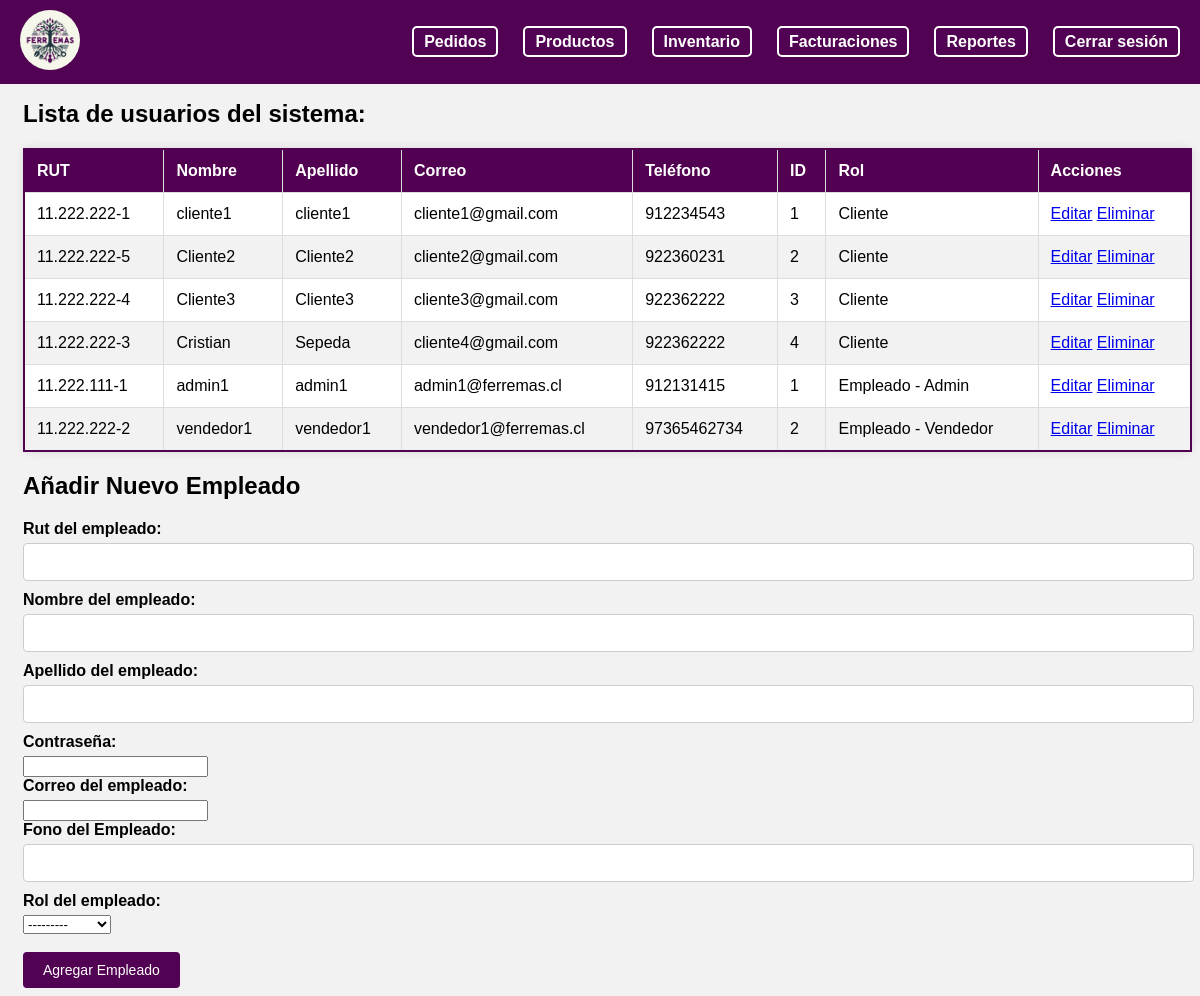
Page /adm_usuarios/ (signed in) on the earlier database version.
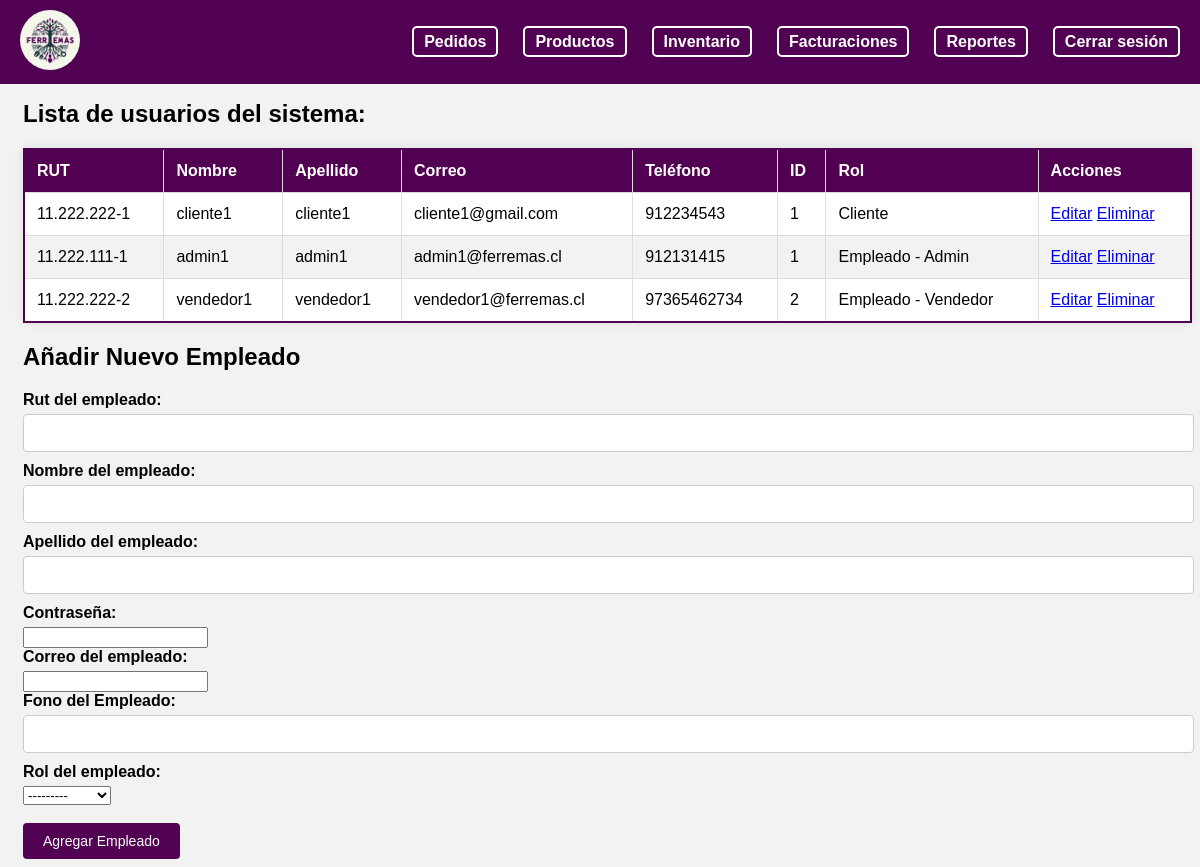
Same page on the later database version.
### myapp/models.py (models this page shows, shortened)
class Cliente(models.Model):
    cli_id = models.AutoField(primary_key=True)
    cli_rut= models.CharField(max_length=12, null=False, unique=True)
    cli_name = models.CharField(max_length=15, null=False)
    cli_lastname = models.CharField(max_length=20, null=False)
    cli_password = models.CharField(max_length=20, null=False)
    cli_mail = models.EmailField(null=False)
    cli_fono = models.IntegerField(null=False)
    rol = models.ForeignKey(Rol, on_delete=models.CASCADE)

class Rol(models.Model):
    rol_id = models.CharField(max_length=3, primary_key=True)
    rol_description = models.CharField(max_length=12)
    def __str__(self):
        return self.rol_description

class Empleado(models.Model):
    emp_id = models.AutoField(primary_key=True)
    emp_rut= models.CharField(max_length=12, null=False, unique=True)
    emp_name = models.CharField(max_length=15, null=False)
    emp_lastname = models.CharField(max_length=20, null=False)
    emp_password = models.CharField(max_length=20, null=False)
    emp_mail = models.EmailField(null=False)
    emp_fono = models.IntegerField(null=False)
    rol = models.ForeignKey(Rol, on_delete=models.CASCADE)
    def __str__(self):
        return self.rol.rol_id +' - '+ self.emp_name +' '+ self.emp_lastname

### myapp/views.py (the view)
# urls.py: path('adm_usuarios/', views.adm_usuarios, name='adm_usuarios'),
def adm_usuarios(request):
    try:
        empleado = Empleado.objects.get(emp_id=request.session['user_id'])
        print("Empleado ID from session:", request.session.get('user_id'))
        print("Empleado Profile for current user:", empleado)
    except Empleado.DoesNotExist:
        return JsonResponse({'error': 'Empleado no encontrado'})
    clientes = Cliente.objects.all()
    empleados = Empleado.objects.all()
    if request.method == 'POST':
        form = EmpleadoForm(request.POST, request.FILES)
        if form.is_valid():
            form.save()
            messages.success(request, 'Empleado añadido correctamente.')
            return redirect('adm_usuarios')
    else:
        form = EmpleadoForm()
    return render(request, 'empleado/admin/adm_usuarios.html', {'empleado': empleado, 'clientes': clientes, 'empleados': empleados, 'form': form})

### myapp/forms.py
class EmpleadoForm(forms.ModelForm):
    class Meta:
        model = Empleado
        fields = ['emp_rut', 'emp_name', 'emp_lastname', 'emp_password', 'emp_mail', 'emp_fono', 'rol']
        labels = {
            'emp_rut': 'Rut del empleado',
            'emp_name': 'Nombre del empleado',
            'emp_lastname': 'Apellido del empleado',
            'emp_password': 'Contraseña',
            'emp_mail': 'Correo del empleado',
            'emp_fono': 'Fono del Empleado',
            'rol': 'Rol del empleado',
        }
        widgets = {
            'emp_rut': forms.TextInput(attrs={'class': 'form-control'}),
            'emp_name': forms.TextInput(attrs={'class': 'form-control'}),
            'emp_lastname': forms.TextInput(attrs={'class': 'form-control'}),
            'emp_password': forms.PasswordInput(attrs={'class': 'form-control'}),
            'emp_mail': forms.EmailInput(attrs={'class': 'form-control'}),
            'emp_fono': forms.NumberInput(attrs={'class': 'form-control'}),
            'rol': forms.Select(attrs={'class': 'form-control'}),
        }

### myapp/templates/empleado/admin/adm_usuarios.html (shortened to what the changed rows need)
{% load static %}
<!DOCTYPE html>
<html lang="en">
<head>
    <link rel="stylesheet" href="{% static '/styles/nav.css' %}" />
    <link rel="stylesheet" href="{% static '/styles/empleado/admin/adm_usuarios.css' %}" />
    <link rel="stylesheet" href="{% static '/styles/empleado/admin/form.css' %}" />
</head>
<body>
    <div class="content" id="text1" style="margin-top: 100px; margin-left: 15px;">
        <h2>Lista de usuarios del sistema:</h2>
        <table class="user-table">
            <thead>
                <tr>
                    <th>RUT</th>
                    <th>Nombre</th>
                    <th>Apellido</th>
                    <th>Correo</th>
                    <th>Teléfono</th>
                    <th>ID</th>
                    <th>Rol</th>
                    <th>Acciones</th>
                </tr>
            </thead>
            <tbody>
                {% for cliente in clientes %}
                    <tr>
                        <td>{{ cliente.cli_rut }}</td>
                        <td>{{ cliente.cli_name }}</td>
                        <td>{{ cliente.cli_lastname }}</td>
                        <td>{{ cliente.cli_mail }}</td>
                        <td>{{ cliente.cli_fono }}</td>
                        <td>{{ cliente.cli_id }}</td>
                        <td>{{ cliente.rol }}</td>
                        <td>
                            <a href="{% url 'editar_cliente' cliente.cli_id %}">Editar</a>
                            <a href="{% url 'eliminar_cliente' cliente.cli_id %}">Eliminar</a>
                        </td>
                    </tr>
                {% endfor %}
                {% for emp in empleados %}
                    <tr>
                        <td>{{ emp.emp_rut }}</td>
                        <td>{{ emp.emp_name }}</td>
                        <td>{{ emp.emp_lastname }}</td>
                        <td>{{ emp.emp_mail }}</td>
                        <td>{{ emp.emp_fono }}</td>
                        <td>{{ emp.emp_id }}</td>
                        <td>Empleado - {{ emp.rol }}</td>
                        <td>
                            <a href="{% url 'editar_empleado' emp.emp_id %}">Editar</a>
                            <a href="{% url 'eliminar_empleado' emp.emp_id %}">Eliminar</a>
                        </td>
                    </tr>
                {% endfor %}
            </tbody>
        </table>
        <div>
        <h2> Añadir Nuevo Empleado</h2>
        </div>
    </div>
</body>
</html>

Differences in the rows shown:
removed Cliente: cli_rut "11.222.222-5", cli_name "Cliente2", cli_lastname "Cliente2", cli_mail "cliente2@gmail.com", cli_fono "922360231", cli_id "2", rol "Cliente"
removed Cliente: cli_rut "11.222.222-4", cli_name "Cliente3", cli_lastname "Cliente3", cli_mail "cliente3@gmail.com", cli_fono "922362222", cli_id "3", rol "Cliente"
removed Cliente: cli_rut "11.222.222-3", cli_name "Cristian", cli_lastname "Sepeda", cli_mail "cliente4@gmail.com", cli_fono "922362222", cli_id "4", rol "Cliente"
